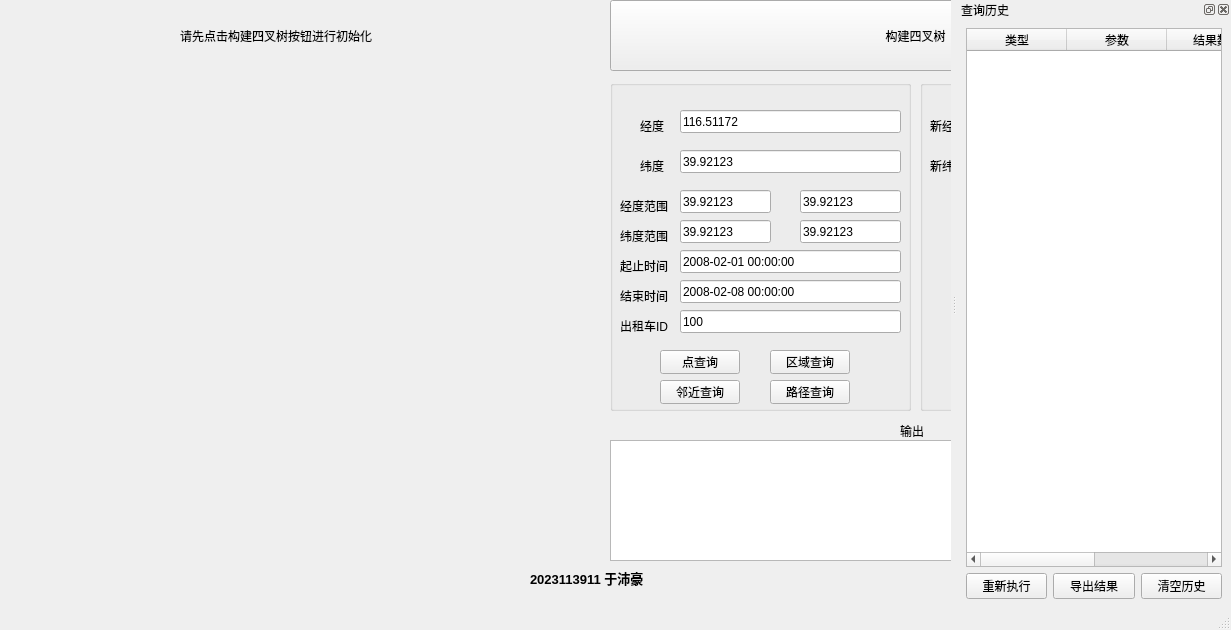
<?xml version="1.0" encoding="UTF-8"?>
<ui version="4.0">
 <class>MainWindow</class>
 <widget class="QMainWindow" name="MainWindow">
  <property name="geometry">
   <rect>
    <x>0</x>
    <y>0</y>
    <width>1231</width>
    <height>630</height>
   </rect>
  </property>
  <property name="windowTitle">
   <string>基于四叉树的轨迹管理系统</string>
  </property>
  <widget class="QWidget" name="centralwidget">
   <widget class="QLabel" name="label">
    <property name="geometry">
     <rect>
      <x>0</x>
      <y>0</y>
      <width>591</width>
      <height>561</height>
     </rect>
    </property>
    <property name="text">
     <string/>
    </property>
    <property name="pixmap">
     <pixmap resource="thepic.qrc">:/new/prefix1/output_plot3.png</pixmap>
    </property>
    <property name="scaledContents">
     <bool>true</bool>
    </property>
   </widget>
   <widget class="QLabel" name="label_2">
    <property name="geometry">
     <rect>
      <x>180</x>
      <y>-10</y>
      <width>281</width>
      <height>91</height>
     </rect>
    </property>
    <property name="text">
     <string>请先点击构建四叉树按钮进行初始化</string>
    </property>
   </widget>
   <widget class="QLabel" name="label_3">
    <property name="geometry">
     <rect>
      <x>900</x>
      <y>410</y>
      <width>31</width>
      <height>41</height>
     </rect>
    </property>
    <property name="text">
     <string>输出</string>
    </property>
   </widget>
   <widget class="QTextEdit" name="textEdit">
    <property name="geometry">
     <rect>
      <x>610</x>
      <y>440</y>
      <width>611</width>
      <height>121</height>
     </rect>
    </property>
   </widget>
   <widget class="QLineEdit" name="lineEdit">
    <property name="geometry">
     <rect>
      <x>680</x>
      <y>110</y>
      <width>221</width>
      <height>23</height>
     </rect>
    </property>
    <property name="text">
     <string>116.51172</string>
    </property>
   </widget>
   <widget class="QLineEdit" name="lineEdit_2">
    <property name="geometry">
     <rect>
      <x>680</x>
      <y>150</y>
      <width>221</width>
      <height>23</height>
     </rect>
    </property>
    <property name="text">
     <string>39.92123</string>
    </property>
   </widget>
   <widget class="QPushButton" name="pushButton">
    <property name="geometry">
     <rect>
      <x>660</x>
      <y>350</y>
      <width>80</width>
      <height>24</height>
     </rect>
    </property>
    <property name="text">
     <string>点查询</string>
    </property>
   </widget>
   <widget class="QPushButton" name="pushButton_2">
    <property name="geometry">
     <rect>
      <x>610</x>
      <y>0</y>
      <width>611</width>
      <height>71</height>
     </rect>
    </property>
    <property name="text">
     <string>构建四叉树</string>
    </property>
   </widget>
   <widget class="QLabel" name="label_4">
    <property name="geometry">
     <rect>
      <x>640</x>
      <y>110</y>
      <width>81</width>
      <height>31</height>
     </rect>
    </property>
    <property name="text">
     <string>经度</string>
    </property>
   </widget>
   <widget class="QLabel" name="label_5">
    <property name="geometry">
     <rect>
      <x>640</x>
      <y>150</y>
      <width>81</width>
      <height>31</height>
     </rect>
    </property>
    <property name="text">
     <string>纬度</string>
    </property>
   </widget>
   <widget class="QLineEdit" name="lineEdit_3">
    <property name="geometry">
     <rect>
      <x>680</x>
      <y>190</y>
      <width>91</width>
      <height>23</height>
     </rect>
    </property>
    <property name="text">
     <string>39.92123</string>
    </property>
   </widget>
   <widget class="QLineEdit" name="lineEdit_4">
    <property name="geometry">
     <rect>
      <x>680</x>
      <y>220</y>
      <width>91</width>
      <height>23</height>
     </rect>
    </property>
    <property name="text">
     <string>39.92123</string>
    </property>
   </widget>
   <widget class="QLineEdit" name="lineEdit_5">
    <property name="geometry">
     <rect>
      <x>800</x>
      <y>190</y>
      <width>101</width>
      <height>23</height>
     </rect>
    </property>
    <property name="text">
     <string>39.92123</string>
    </property>
   </widget>
   <widget class="QLineEdit" name="lineEdit_6">
    <property name="geometry">
     <rect>
      <x>800</x>
      <y>220</y>
      <width>101</width>
      <height>23</height>
     </rect>
    </property>
    <property name="text">
     <string>39.92123</string>
    </property>
   </widget>
   <widget class="QPushButton" name="pushButton_3">
    <property name="geometry">
     <rect>
      <x>770</x>
      <y>350</y>
      <width>80</width>
      <height>24</height>
     </rect>
    </property>
    <property name="text">
     <string>区域查询</string>
    </property>
   </widget>
   <widget class="QLineEdit" name="lineEdit_7">
    <property name="geometry">
     <rect>
      <x>680</x>
      <y>250</y>
      <width>221</width>
      <height>23</height>
     </rect>
    </property>
    <property name="text">
     <string>2008-02-01 00:00:00</string>
    </property>
   </widget>
   <widget class="QPushButton" name="pushButton_4">
    <property name="geometry">
     <rect>
      <x>660</x>
      <y>380</y>
      <width>80</width>
      <height>24</height>
     </rect>
    </property>
    <property name="text">
     <string>邻近查询</string>
    </property>
   </widget>
   <widget class="QLineEdit" name="lineEdit_8">
    <property name="geometry">
     <rect>
      <x>680</x>
      <y>280</y>
      <width>221</width>
      <height>23</height>
     </rect>
    </property>
    <property name="text">
     <string>2008-02-08 00:00:00</string>
    </property>
   </widget>
   <widget class="QLineEdit" name="lineEdit_9">
    <property name="geometry">
     <rect>
      <x>680</x>
      <y>310</y>
      <width>221</width>
      <height>23</height>
     </rect>
    </property>
    <property name="text">
     <string>100</string>
    </property>
   </widget>
   <widget class="QPushButton" name="pushButton_5">
    <property name="geometry">
     <rect>
      <x>770</x>
      <y>380</y>
      <width>80</width>
      <height>24</height>
     </rect>
    </property>
    <property name="text">
     <string>路径查询</string>
    </property>
   </widget>
   <widget class="QLabel" name="label_8">
    <property name="geometry">
     <rect>
      <x>620</x>
      <y>220</y>
      <width>81</width>
      <height>31</height>
     </rect>
    </property>
    <property name="text">
     <string>纬度范围</string>
    </property>
   </widget>
   <widget class="QLabel" name="label_9">
    <property name="geometry">
     <rect>
      <x>620</x>
      <y>190</y>
      <width>81</width>
      <height>31</height>
     </rect>
    </property>
    <property name="text">
     <string>经度范围</string>
    </property>
   </widget>
   <widget class="QLabel" name="label_10">
    <property name="geometry">
     <rect>
      <x>620</x>
      <y>250</y>
      <width>81</width>
      <height>31</height>
     </rect>
    </property>
    <property name="text">
     <string>起止时间</string>
    </property>
   </widget>
   <widget class="QLabel" name="label_11">
    <property name="geometry">
     <rect>
      <x>620</x>
      <y>280</y>
      <width>81</width>
      <height>31</height>
     </rect>
    </property>
    <property name="text">
     <string>结束时间</string>
    </property>
   </widget>
   <widget class="QLabel" name="label_12">
    <property name="geometry">
     <rect>
      <x>620</x>
      <y>310</y>
      <width>81</width>
      <height>31</height>
     </rect>
    </property>
    <property name="text">
     <string>出租车ID</string>
    </property>
   </widget>
   <widget class="QGroupBox" name="groupBox">
    <property name="geometry">
     <rect>
      <x>610</x>
      <y>80</y>
      <width>301</width>
      <height>331</height>
     </rect>
    </property>
    <property name="title">
     <string/>
    </property>
   </widget>
   <widget class="QGroupBox" name="groupBox_2">
    <property name="geometry">
     <rect>
      <x>920</x>
      <y>80</y>
      <width>301</width>
      <height>331</height>
     </rect>
    </property>
    <property name="title">
     <string/>
    </property>
    <widget class="QPushButton" name="pushButton_6">
     <property name="geometry">
      <rect>
       <x>100</x>
       <y>270</y>
       <width>80</width>
       <height>24</height>
      </rect>
     </property>
     <property name="text">
      <string>轨迹修改</string>
     </property>
    </widget>
    <widget class="QLineEdit" name="lineEdit_10">
     <property name="geometry">
      <rect>
       <x>50</x>
       <y>70</y>
       <width>221</width>
       <height>23</height>
      </rect>
     </property>
     <property name="text">
      <string>39.92123</string>
     </property>
    </widget>
    <widget class="QLabel" name="label_7">
     <property name="geometry">
      <rect>
       <x>10</x>
       <y>30</y>
       <width>81</width>
       <height>31</height>
      </rect>
     </property>
     <property name="text">
      <string>新经度</string>
     </property>
    </widget>
    <widget class="QLabel" name="label_13">
     <property name="geometry">
      <rect>
       <x>10</x>
       <y>70</y>
       <width>81</width>
       <height>31</height>
      </rect>
     </property>
     <property name="text">
      <string>新纬度</string>
     </property>
    </widget>
    <widget class="QLineEdit" name="lineEdit_11">
     <property name="geometry">
      <rect>
       <x>50</x>
       <y>30</y>
       <width>221</width>
       <height>23</height>
      </rect>
     </property>
     <property name="text">
      <string>116.51172</string>
     </property>
    </widget>
    <widget class="QPushButton" name="pushButton_7">
     <property name="geometry">
      <rect>
       <x>100</x>
       <y>300</y>
       <width>80</width>
       <height>24</height>
      </rect>
     </property>
     <property name="text">
      <string>轨迹删除</string>
     </property>
    </widget>
   </widget>
   <widget class="QLabel" name="label_6">
    <property name="geometry">
     <rect>
      <x>530</x>
      <y>570</y>
      <width>171</width>
      <height>16</height>
     </rect>
    </property>
    <property name="font">
     <font>
      <pointsize>10</pointsize>
      <bold>true</bold>
     </font>
    </property>
    <property name="text">
     <string>2023113911 于沛豪</string>
    </property>
   </widget>
   <zorder>groupBox</zorder>
   <zorder>label</zorder>
   <zorder>label_2</zorder>
   <zorder>label_3</zorder>
   <zorder>textEdit</zorder>
   <zorder>lineEdit</zorder>
   <zorder>lineEdit_2</zorder>
   <zorder>pushButton</zorder>
   <zorder>pushButton_2</zorder>
   <zorder>label_4</zorder>
   <zorder>label_5</zorder>
   <zorder>lineEdit_3</zorder>
   <zorder>lineEdit_4</zorder>
   <zorder>lineEdit_5</zorder>
   <zorder>lineEdit_6</zorder>
   <zorder>pushButton_3</zorder>
   <zorder>lineEdit_7</zorder>
   <zorder>pushButton_4</zorder>
   <zorder>lineEdit_8</zorder>
   <zorder>lineEdit_9</zorder>
   <zorder>pushButton_5</zorder>
   <zorder>label_8</zorder>
   <zorder>label_9</zorder>
   <zorder>label_10</zorder>
   <zorder>label_11</zorder>
   <zorder>label_12</zorder>
   <zorder>label_6</zorder>
   <zorder>groupBox_2</zorder>
  </widget>
    <widget class="QMenuBar" name="menubar">
   <property name="geometry">
    <rect>
     <x>0</x>
     <y>0</y>
     <width>1231</width>
     <height>21</height>
    </rect>
   </property>
  </widget>
  <widget class="QStatusBar" name="statusbar"/>
    <widget class="QDockWidget" name="dockWidgetHistory">
     <property name="windowTitle">
        <string>查询历史</string>
     </property>
     <attribute name="dockWidgetArea">
        <number>2</number>
     </attribute>
     <widget class="QWidget" name="dockWidgetHistoryContents">
        <layout class="QVBoxLayout" name="verticalLayout">
         <item>
            <widget class="QTableWidget" name="tableWidgetHistory">
             <column>
                <property name="text">
                 <string>类型</string>
                </property>
             </column>
             <column>
                <property name="text">
                 <string>参数</string>
                </property>
             </column>
             <column>
                <property name="text">
                 <string>结果数量</string>
                </property>
             </column>
             <column>
                <property name="text">
                 <string>时间</string>
                </property>
             </column>
            </widget>
         </item>
         <item>
            <layout class="QHBoxLayout" name="horizontalLayout">
             <item>
                <widget class="QPushButton" name="pushButtonRerunQuery">
                 <property name="text">
                    <string>重新执行</string>
                 </property>
                </widget>
             </item>
             <item>
                <widget class="QPushButton" name="pushButtonExportResult">
                 <property name="text">
                    <string>导出结果</string>
                 </property>
                </widget>
             </item>
             <item>
                <widget class="QPushButton" name="pushButtonClearHistory">
                 <property name="text">
                    <string>清空历史</string>
                 </property>
                </widget>
             </item>
            </layout>
         </item>
        </layout>
     </widget>
    </widget>
 </widget>
 <resources>
  <include location="thepic.qrc"/>
 </resources>
 <connections/>
</ui>
